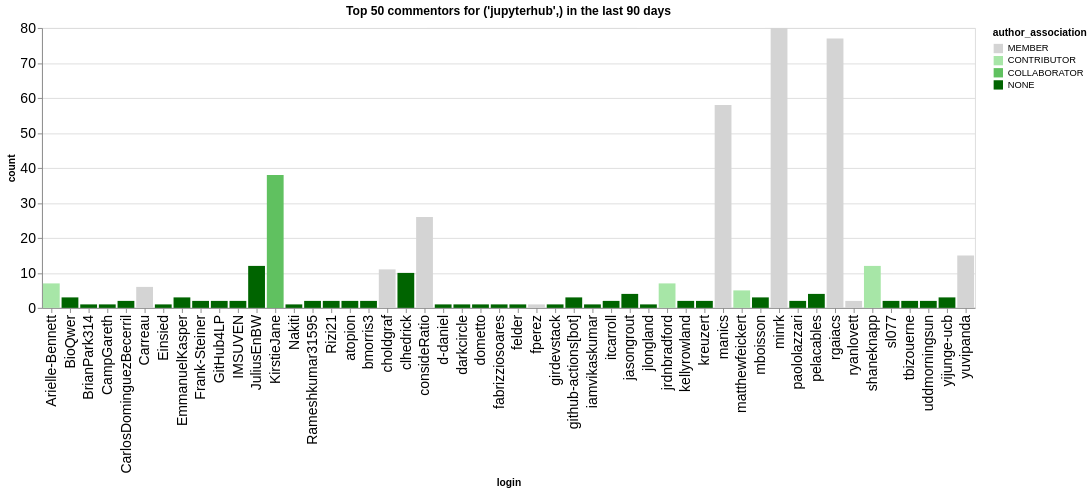

Notebook code for this chart:
### Code cell
n_plot = 50
charts = []
for ii, (iorg, idata) in enumerate(commentors.groupby(['org'])):
    title = f"Top {n_plot} commentors for {iorg} in the last {n_days} days"
    idata = idata.groupby('login', as_index=False).agg({'count': 'sum', 'author_association': 'first'})
    idata = idata.sort_values('count', ascending=False).head(n_plot)
    ch = alt.Chart(data=idata.head(n_plot), title=title).mark_bar().encode(
        x='login',
        y='count',
        color=alt.Color('author_association', scale=alt.Scale(domain=author_types, range=author_colors))
    )
    charts.append(ch)
alt.hconcat(*charts)

### Figure 1 — Vega-Lite specification as saved in the notebook (floating-point values rounded to 4 significant figures)
{"config": {"axisLeft": {"labelFontSize": 15}, "axisBottom": {"labelFontSize": 15}}, "hconcat": [{"mark": {"type": "bar"}, "encoding": {"color": {"field": "author_association", "scale": {"domain": ["MEMBER", "CONTRIBUTOR", "COLLABORATOR", "NONE"], "range": ["rgb(211.82745098039214, 211.82745098039214, 211.82745098039214)", "rgb(166.98562091503268, 229.89803921568628, 166.98562091503268)", "rgb(96.37647058823529, 192.75294117647059, 96.37647058823529)", "rgb(0.0, 100.3921568627451, 0.0)"]}, "type": "nominal"}, "x": {"field": "login", "type": "nominal"}, "y": {"field": "count", "type": "quantitative"}}, "title": "Top 50 commentors for ('jupyterhub',) in the last 90 days"}], "data": {"name": "data-492c7ea9d105104b0e05e2daa1f5e462"}, "$schema": "https://vega.github.io/schema/vega-lite/v5.20.1.json", "datasets": {"data-492c7ea9d105104b0e05e2daa1f5e462": [{"login": "minrk", "count": 80, "author_association": "MEMBER"}, {"login": "rgaiacs", "count": 77, "author_association": "MEMBER"}, {"login": "manics", "count": 58, "author_association": "MEMBER"}, {"login": "KirstieJane", "count": 38, "author_association": "COLLABORATOR"}, {"login": "consideRatio", "count": 26, "author_association": "MEMBER"}, {"login": "yuvipanda", "count": 15, "author_association": "MEMBER"}, {"login": "shaneknapp", "count": 12, "author_association": "CONTRIBUTOR"}, {"login": "JuliusEnBW", "count": 12, "author_association": "NONE"}, {"login": "choldgraf", "count": 11, "author_association": "MEMBER"}, {"login": "clhedrick", "count": 10, "author_association": "NONE"}, {"login": "jrdnbradford", "count": 7, "author_association": "CONTRIBUTOR"}, {"login": "Arielle-Bennett", "count": 7, "author_association": "CONTRIBUTOR"}, {"login": "Carreau", "count": 6, "author_association": "MEMBER"}, {"login": "matthewfeickert", "count": 5, "author_association": "CONTRIBUTOR"}, {"login": "jasongrout", "count": 4, "author_association": "NONE"}, {"login": "pelacables", "count": 4, "author_association": "NONE"}, {"login": "yijunge-ucb", "count": 3, "author_association": "NONE"}, {"login": "EmmanuelKasper", "count": 3, "author_association": "NONE"}, {"login": "mboisson", "count": 3, "author_association": "NONE"}, {"login": "github-actions[bot]", "count": 3, "author_association": "NONE"}, {"login": "BioQwer", "count": 3, "author_association": "NONE"}, {"login": "kellyrowland", "count": 2, "author_association": "NONE"}, {"login": "sl077", "count": 2, "author_association": "NONE"}, {"login": "CarlosDominguezBecerril", "count": 2, "author_association": "NONE"}, {"login": "bmorris3", "count": 2, "author_association": "NONE"}, {"login": "itcarroll", "count": 2, "author_association": "NONE"}, {"login": "GitHub4LP", "count": 2, "author_association": "NONE"}, {"login": "kreuzert", "count": 2, "author_association": "NONE"}, {"login": "uddmorningsun", "count": 2, "author_association": "NONE"}, {"login": "tbizouerne", "count": 2, "author_association": "NONE"}, {"login": "paololazzari", "count": 2, "author_association": "NONE"}, {"login": "ryanlovett", "count": 2, "author_association": "MEMBER"}, {"login": "IMSUVEN", "count": 2, "author_association": "NONE"}, {"login": "Rameshkumar31595", "count": 2, "author_association": "NONE"}, {"login": "atopion", "count": 2, "author_association": "NONE"}, {"login": "Frank-Steiner", "count": 2, "author_association": "NONE"}, {"login": "Rizi21", "count": 2, "author_association": "NONE"}, {"login": "Einsied", "count": 1, "author_association": "NONE"}, {"login": "BrianPark314", "count": 1, "author_association": "NONE"}, {"login": "CampGareth", "count": 1, "author_association": "NONE"}, {"login": "jlongland", "count": 1, "author_association": "NONE"}, {"login": "fperez", "count": 1, "author_association": "MEMBER"}, {"login": "girdevstack", "count": 1, "author_association": "NONE"}, {"login": "iamvikaskumar", "count": 1, "author_association": "NONE"}, {"login": "darkcircle", "count": 1, "author_association": "NONE"}, {"login": "dometto", "count": 1, "author_association": "NONE"}, {"login": "fabrizziosoares", "count": 1, "author_association": "NONE"}, {"login": "felder", "count": 1, "author_association": "NONE"}, {"login": "d-daniel", "count": 1, "author_association": "NONE"}, {"login": "Nakiti", "count": 1, "author_association": "NONE"}]}}
